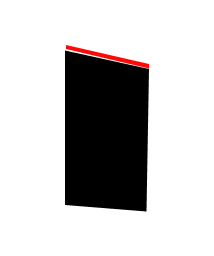
#> input picture example.png, 214 x 256 px
$ python main.py
#> lines starting #> are read from the running program, lines starting #| are printed output that depends on the picture; after the words box and inside, x2 and y2 are one past the last pixel; in counts of white or black regions, pixels touching at a corner belong together
import cv2
import numpy as np
import matplotlib.pyplot as plt
from itertools import combinations

# Load the uploaded image
image_path = "example.png"
image = cv2.imread(image_path)
#> image is the input picture: shape (256, 214, 3); mean B, G, R 196.1, 196.1, 197.7

# Convert to grayscale
gray = cv2.cvtColor(image, cv2.  COLOR_BGR2GRAY)

# Apply threshold to isolate the black shape
_, thresh = cv2.threshold(gray, 50, 255, cv2.THRESH_BINARY_INV)
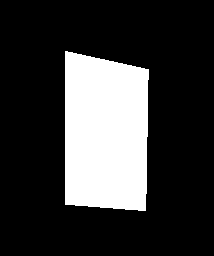
#> thresh: shape (256, 214); 22.3% white; 1 white region

# Create a copy of the image to draw on
result = image.copy()

# Find contours of the black shape
contours, _ = cv2.findContours(thresh, cv2.RETR_EXTERNAL, cv2.CHAIN_APPROX_SIMPLE)
#> contours = 1 contour; box (x1, y1, x2, y2) and area: (65, 51, 149, 211) 11980
largest_contour = max(contours, key=cv2.contourArea)
#> largest_contour = contour of 58 points, box (x1, y1, x2, y2) (65, 51, 149, 211), area 11980

# Get bounding rectangle of contour for reference
x, y, w, h = cv2.boundingRect(largest_contour)
#> x = 65; y = 51; w = 84; h = 160

# Create a mask to test if points are inside the contour
mask = np.zeros_like(gray)
cv2.drawContours(mask, [largest_contour], 0, 255, -1)

def point_inside_contour(point):
    return mask[point[1], point[0]] > 0

def find_maximum_rectangle(contour, mask):
    # Create grid of sample points inside the contour
    grid_step = 5  # Lower value = more accurate but slower

    # Get contour bounding box for efficient sampling
    x, y, w, h = cv2.boundingRect(contour)
#> x = 65; y = 51; w = 84; h = 160

    # Collect points inside the contour
    points_inside = []
    for px in range(x, x+w, grid_step):
        for py in range(y, y+h, grid_step):
            if px < mask.shape[1] and py < mask.shape[0] and mask[py, px] > 0:
                points_inside.append((px, py))

    if not points_inside:
        return None

    best_rect = None
    max_area = 0

    # Convert points to numpy array for vectorized operations
    points = np.array(points_inside)

    # Find min/max x and y coordinates to limit search
    min_x, min_y = points.min(axis=0)
#> min_x = 65; min_y = 51
    max_x, max_y = points.max(axis=0)
#> max_x = 145; max_y = 206

    # Try different starting points for the rectangle
    for x1 in range(min_x, max_x, grid_step*2):
        for y1 in range(min_y, max_y, grid_step*2):
            if not point_inside_contour((x1, y1)):
                continue

            # For each valid starting point, try to grow rectangle
            for x2 in range(max_x, x1, -grid_step*2):
                # Test if top-right corner is inside
                if not point_inside_contour((x2, y1)):
                    continue

                # Test horizontal line
                line_valid = True
                for px in range(x1, x2, grid_step):
                    if not point_inside_contour((px, y1)):
                        line_valid = False
                        break
                if not line_valid:
                    continue

                # Try extending downward
                for y2 in range(max_y, y1, -grid_step*2):
                    # Check if all corners are inside
                    if (not point_inside_contour((x1, y2)) or
                        not point_inside_contour((x2, y2))):
                        continue

                    # Check vertical lines
                    vert_valid = True
                    for py in range(y1, y2, grid_step):
                        if (not point_inside_contour((x1, py)) or
                            not point_inside_contour((x2, py))):
                            vert_valid = False
                            break
                    if not vert_valid:
                        continue

                    # Check bottom horizontal line
                    bottom_valid = True
                    for px in range(x1, x2, grid_step):
                        if not point_inside_contour((px, y2)):
                            bottom_valid = False
                            break
                    if not bottom_valid:
                        continue

                    # If we get here, we have a valid rectangle
                    area = (x2 - x1) * (y2 - y1)
                    if area > max_area:
                        max_area = area
                        best_rect = [(x1, y1), (x2, y2)]
                        break  # Found valid rectangle for this row
#> after the loop, best_rect = [(65, 71), (145, 196)]; max_area = 10000

    return best_rect

# Find the largest rectangle inside the contour
rectangle = find_maximum_rectangle(largest_contour, mask)
#> rectangle = [(65, 71), (145, 196)]

# Draw the predicted rectangle with green lines
if rectangle:
    (x1, y1), (x2, y2) = rectangle
#> x1 = 65; y1 = 71; x2 = 145; y2 = 196

    # Draw the four sides of the rectangle in green
    cv2.line(result, (x1, y1), (x2, y1), (0, 255, 0), 2)  # Top line
    cv2.line(result, (x1, y1), (x1, y2), (0, 255, 0), 2)  # Left line
    cv2.line(result, (x2, y1), (x2, y2), (0, 255, 0), 2)  # Right line
    cv2.line(result, (x1, y2), (x2, y2), (0, 255, 0), 2)  # Bottom line
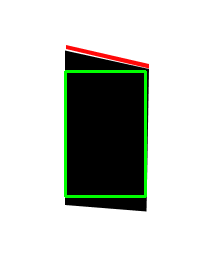
#> result: shape (256, 214, 3); mean B, G, R 195.5, 201.3, 197.1

    # Print rectangle info
    print(f"Rectangle found: Top-left: ({x1}, {y1}), Bottom-right: ({x2}, {y2})")
#| Rectangle found: Top-left: (65, 71), Bottom-right: (145, 196)
    print(f"Width: {x2-x1}, Height: {y2-y1}, Area: {(x2-x1)*(y2-y1)}")
#| Width: 80, Height: 125, Area: 10000
else:
    print("No rectangle found")

# Convert the result image to RGB for displaying with matplotlib
result_rgb = cv2.cvtColor(result, cv2.COLOR_BGR2RGB)

# Display the original and result images side by side
plt.figure(figsize=(12, 6))
plt.subplot(1, 2, 1)
plt.imshow(cv2.cvtColor(image, cv2.COLOR_BGR2RGB))
plt.title("Original Image")
plt.axis("off")

plt.subplot(1, 2, 2)
plt.imshow(result_rgb)
plt.title("Optimized Rectangle Prediction")
plt.axis("off")

plt.tight_layout()
plt.show()
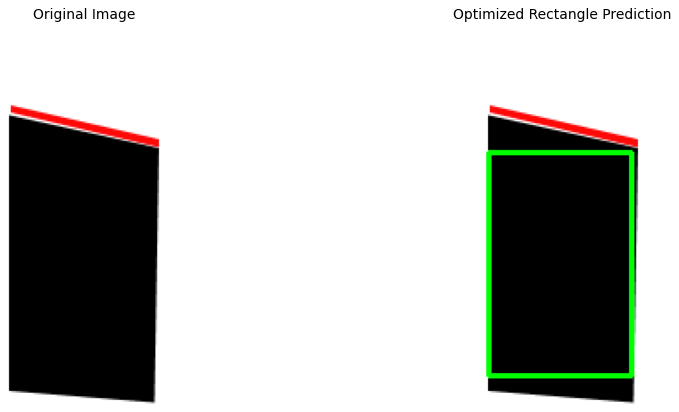
#> figure drawn by matplotlib, 2 panels
